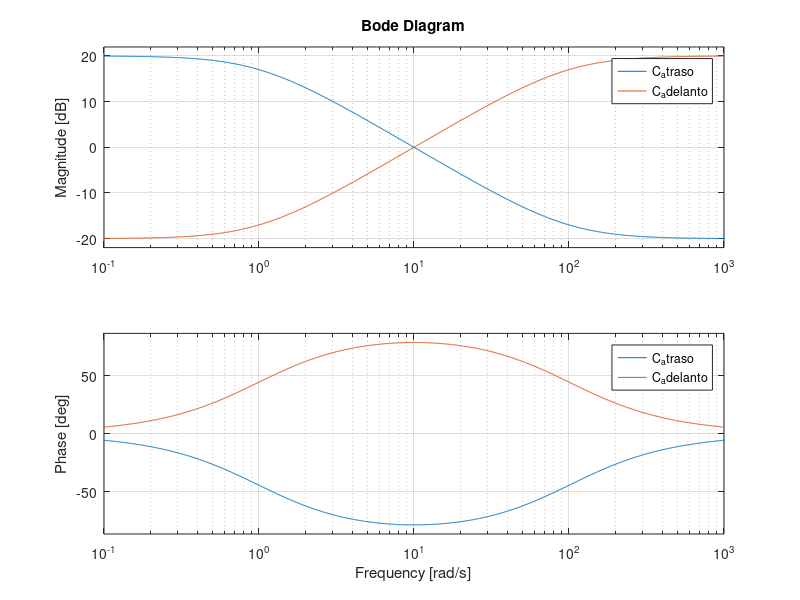
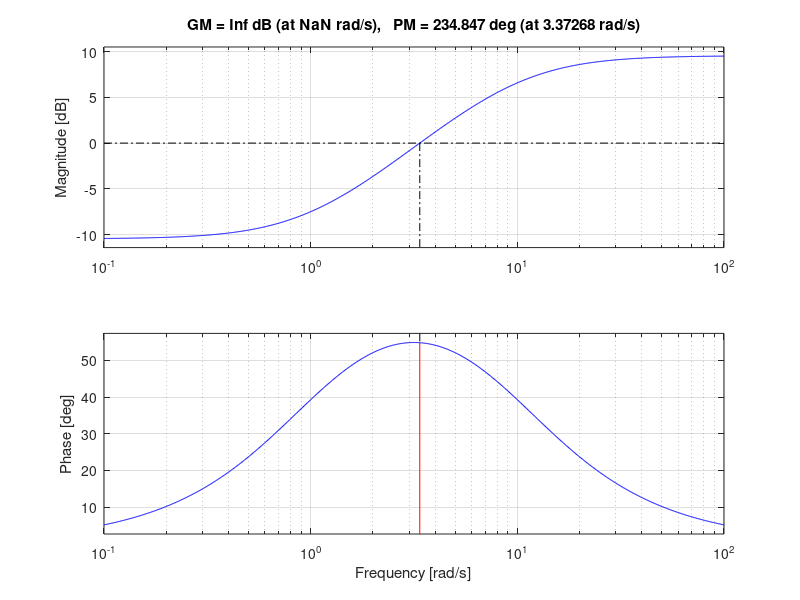

Write the MATLAB code that produced these figures, in order. (Note: this script raises an error after producing the figures.)
%%
s = tf('s');

L = (s+1)^(-2) * s^(-2);

S = 1/(1+L);

T = L/(1+L);

display(S);

figure;
bodemag(L);
grid On;
legend;

%%
%Redes de adelanto y atraso
s = tf('s');
C_adelanto = 10 * (s+1)/(s+100); %adelanto a < b
C_atraso = 0.1* (s + 100)/(s+1); %atraso b < a

bode(C_atraso, C_adelanto);
grid On;
legend;

%%
%controlar una planta con red de atraso
clear;
close all;
clc;

s = tf('s');
P = 3* (s + 1) / (s + 10);
k = 0.319;
C = k * (s + 10)/s;
L = C * P;
S = 1/(1 + L);
T = L/(1 + L);

figure;
margin(P);

figure;
nyqlog(P);

figure;
margin(L);
grid On;
legend;

figure;
nyqlog(L);

%%
%Ejemplo 12.5 AyM
clear;
clc;
close all;

s = tf('s');
r = 0.25;
J = 0.0475;

P = r/(J*s^2);cl

C = 200 * (s + 2)/(s + 50);

figure;
nyqlog(P);
title('Nyquist de la planta');

figure;
nyqlog(C * P);
title('Nyquist del lazo');


%%
clc;
clear;
close all;

s = tf('s');

P = 1/s;

kp = 1000;
ks = kp * 10000;

z1 = 0.4;
z2 = 0.2;
z3 = 0.05;

w0 = 1000;

C1 = kp + ks * s/(s^2 + 2*z1*w0*s + w0^2);
C2 = kp + ks * s/(s^2 + 2*z2*w0*s + w0^2);
C3 = kp + ks * s/(s^2 + 2*z3*w0*s + w0^2);

L1 = P * C1;
L2 = P * C2;
L3 = P * C3;

T1 = L1/(1 + L1);
T2 = L2/(1 + L2);
T3 = L3/(1 + L3);

figure;
bodemag(T1, T2, T3, {10, 1e4});
grid on;

leyendas = {sprintf('z1 = %.2f', z1), 
    sprintf('z2 = %.2f', z2),
    sprintf('z3 = %.2f', z3)
    };
legend(leyendas, 'Location', 'southwest');


%%
